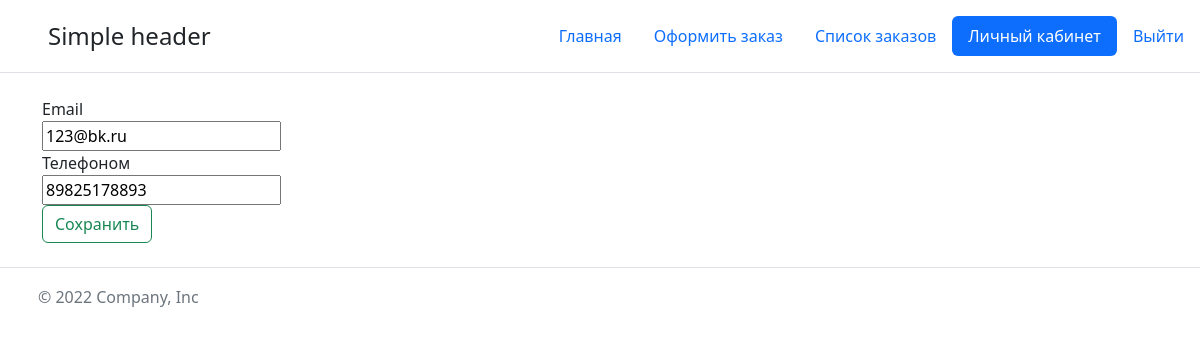
/account/change (signed in), run on an earlier commit of the app's database.
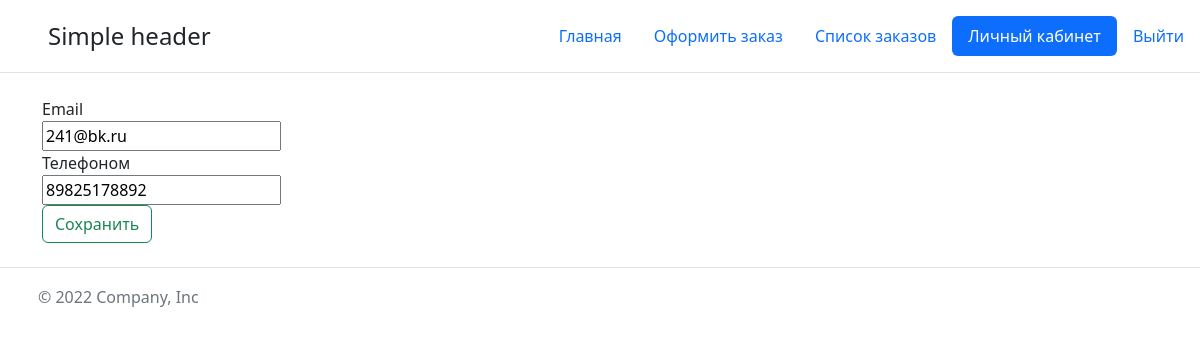
And on a later commit of the database.
### main/models.py (models this page shows)
class User(AbstractBaseUser, PermissionsMixin):
    company_name = models.CharField(max_length=255, unique=True, verbose_name='Названием организации')
    email = models.EmailField(null=False, unique=True, verbose_name='Email')
    phone = models.CharField(max_length=32, null=True, blank=True, verbose_name='Телефоном')
    inn = models.CharField(max_length=12, null=False, unique=True, verbose_name='ИНН организации')
    data_registration = models.DateTimeField(auto_now_add=True, verbose_name='Дата регистрации')
    is_carrier = models.BooleanField(default=False, verbose_name='Перевозчик')
    is_active = models.BooleanField(default=True, verbose_name='Активен')
    is_staff = models.BooleanField(default=False, verbose_name='Сотрудник')
    is_superuser = models.BooleanField(default=False, verbose_name='Суперпользователь')
    is_verified = models.BooleanField(default=False, verbose_name='Верифицирован')
    object = UserManager()
    USERNAME_FIELD = 'email'
    REQUIRED_FIELDS = []
    class Meta:
        verbose_name = 'Пользователь'
        verbose_name_plural = 'Пользователи'

### main/views.py (the view)
# urls.py: path('account/change', views.account_dc, name='account_dc'),
@login_required
def account_dc(request):
    if request.method == "POST":
        form = UserChangeUpdate(request.POST, instance=request.user)
        if form.is_valid:
            form.save()
            messages.success(request, f'Данные сохранены!')
            return redirect('account')
        else:
            messages.warning(request, f'Ошибочка повторите попытку!')
            form = Add_Carrier_Order(request.POST, instance=request.user)
            return render(request, 'main/account_change.html', {
                'title': 'Изменение данных', 'active_account': 'active', 'form': form, })
    else:
        form = UserChangeUpdate(instance=request.user)
        return render(request, 'main/account_change.html', {
            'title': 'Изменение данных', 'active_account': 'active', 'form': form,
        })

### main/forms.py
class UserChangeUpdate(UserChangeForm):
    class Meta:
        model = User
        fields = ('email', 'phone')

### main/templates/main/account_change.html (shortened to what this page needs)
{% extends 'main/base.html' %}
{% block content %}
<form action="#" method="post">
<div class="container">
  <div class="wrapper">
    <form action="{% url 'account_dc' %}" method='POST' class="form-inline my-2 my-lg-0">
        <div><div>{{form.email.label}}</div>
        {{form.email}}</div>
        <div><div>{{form.phone.label}}</div>
        {{form.phone}}</div>
        <button class="btn btn-outline-success my-2 my-sm-0" type="submit">Сохранить</button>
    </form>
  </div>
</div>
</form>
{% endblock %}

What changed in the data, as far as the page shows it:
changed User: email "123@bk.ru" → "241@bk.ru"; phone "89825178893" → "89825178892"
